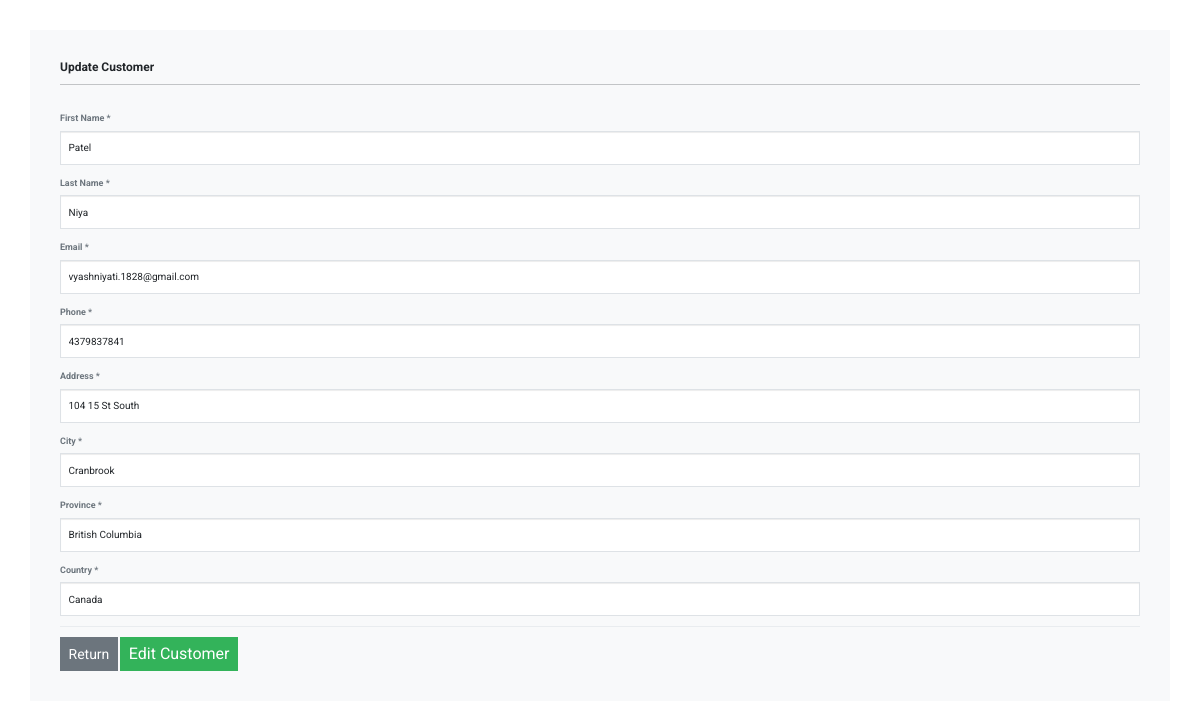
The page /update-customer/1 (signed in) on the database its author committed.
### myapp/models.py (models this page shows)
class Customer(models.Model):
  creation_date = models.DateTimeField(auto_now_add=True)
  first_name = models.CharField(max_length=100)
  last_name = models.CharField(max_length=100)
  email = models.CharField(max_length=255)
  phone = models.CharField(max_length=10)
  address = models.CharField(max_length=255)
  city = models.CharField(max_length=255)
  province = models.CharField(max_length=255)
  country = models.CharField(max_length=125)
  def __str__(self):
    return self.first_name +" "+self.last_name

### myapp/views.py (the view)
# urls.py: path('update-customer/<int:pk>', views.update_customer, name='update-customer'),
@login_required(login_url='login')
def update_customer(request, pk):
    customer = Customer.objects.get(id=pk)
    print(customer)
    if request.method == 'POST':
        form = UpdateCustomerForm(request.POST, instance=customer)
        if form.is_valid():
            form.save()
            messages.success(request, "Your customer was updated!")
            return redirect("index")
    context = {'customer': customer}
    return render(request, 'myapp/update-customer.html', context=context)

### myapp/templates/myapp/update-customer.html (shortened to what this page needs)
{% extends 'myapp/base.html' %}
{% block content %}
    <body>
        <div class="container bg-light shadow-md p-5 mt-5 form-layout">
            <h3> Update Customer </h3>
            <hr>
            <br>
            <form method="post">
              <div class="row mb-3">
                <div class="col-sm-12">
                  <label class="form-label">First Name *</label>
                  <input class="form-control" type="text" name="first_name" placeholder="Enter First Name"  value="{{ customer.first_name }}" required>
                </div>
              </div>
              <div class="row mb-3">
                <div class="col-sm-12">
                  <label class="form-label">Last Name *</label>
                  <input class="form-control" type="text" name="last_name" placeholder="Enter Last Name"  value="{{ customer.last_name }}" required>
                </div>
              </div>
              <div class="row mb-3">
                <div class="col-sm-12">
                  <label class="form-label">Email *</label>
                  <input class="form-control" type="email" name="email" placeholder="Enter Email"  value="{{ customer.email  }}" required>
                </div>
              </div>
              <div class="row mb-3">
                <div class="col-sm-12">
                  <label class="form-label">Phone *</label>
                  <input class="form-control" type="tell" name="phone" placeholder="Enter Phone Number"  value="{{ customer.phone }}" required>
                </div>
              </div>
              <div class="row mb-3">
                <div class="col-sm-12">
                  <label class="form-label">Address *</label>
                  <input class="form-control" type="text" name="address" placeholder="Enter Address"  value="{{ customer.address }}" required>
                </div>
              </div>
              <div class="row mb-3">
                <div class="col-sm-12">
                  <label class="form-label">City *</label>
                  <input class="form-control" type="text" name="city" placeholder="Enter City"  value="{{ customer.city }}" required>
                </div>
              </div>
              <div class="row mb-3">
                <div class="col-sm-12">
                  <label class="form-label">Province *</label>
                  <input class="form-control" type="text" name="province" placeholder="Enter Province"  value="{{ customer.province }}" required>
                </div>
              </div>
              <div class="row mb-3">
                <div class="col-sm-12">
                  <label class="form-label" for="class">Country *</label>
                  <input class="form-control" type="text" name="country" placeholder="Enter Country"  value="{{ customer.country }}" required></input>
                </div>
              </div>
              <div class="border-bottom my-3 border-gray-200"></div>
              <div class="row">
                <div class="col-sm-9">
                  <button class="btn btn-secondary"><a href="{% url 'index' %}" class="text-white">Return</a></button>
                  <button class="btn btn-primary" type="submit">Edit Customer</button>
                </div>
              </div>
            </form>
        </div>
        <br>
    </body>
{% endblock %}

### static/css/custom.css (style rules this page uses)
.text-white { color: white !important; }
input { border-radius: 5px; border-color: #f3f3f3; }
button, p { font-size: 16px !important; }
span, a, strong { font-size: 14px !important; }

### rows shown on the page
Customer: first_name "Patel", last_name "Niya", email "vyashniyati.1828@gmail.com", phone "4379837841", address "104 15 St South", city "Cranbrook", province "British Columbia", country "Canada"
